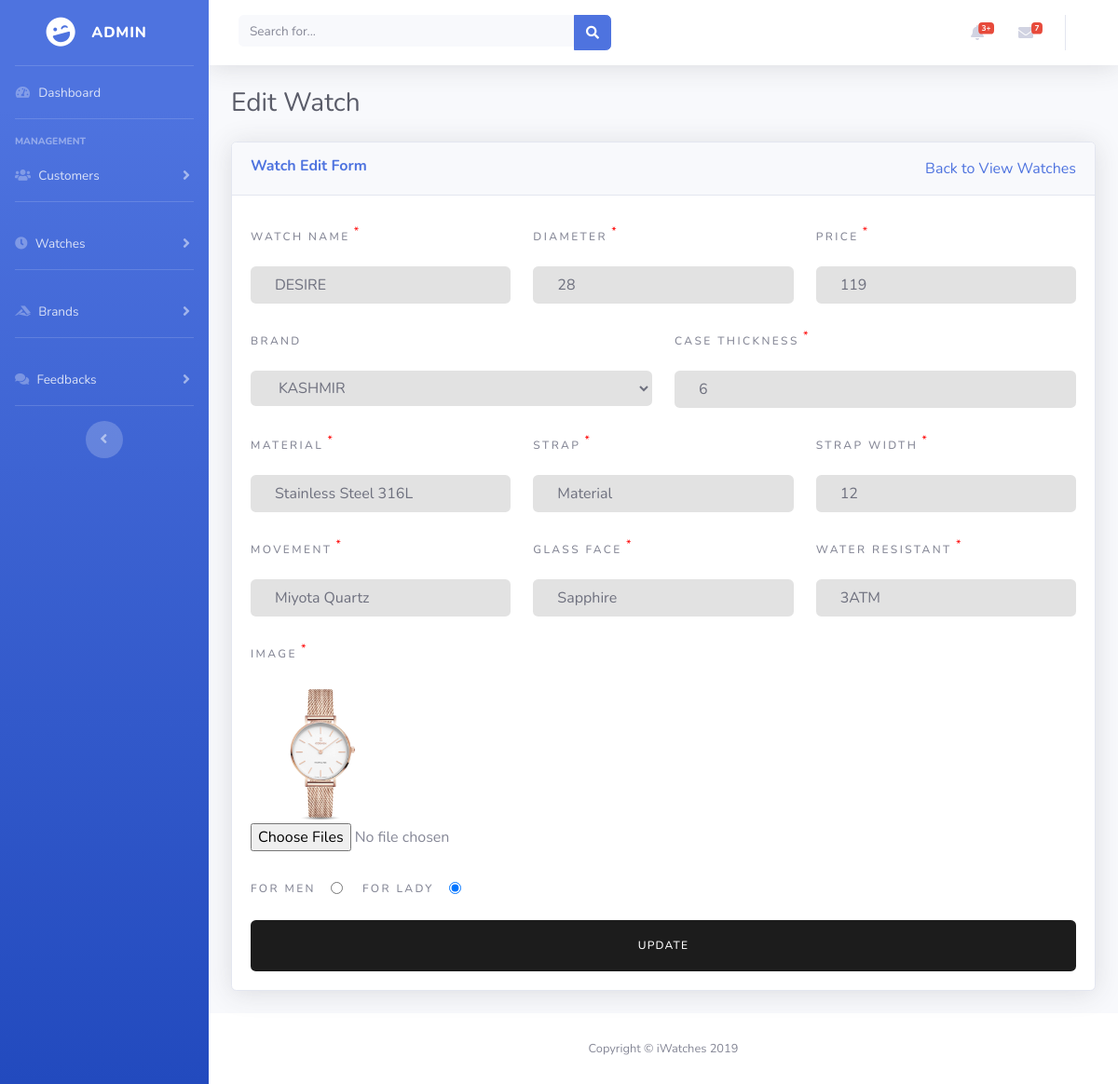
The app's page /Admin/edit_watch.php?id=64 with its own data.
### tables this page shows
CREATE TABLE `watch` (
  `ID` int(11) NOT NULL,
  `WatchName` varchar(50) NOT NULL,
  `Price` int(11) NOT NULL,
  `IdBrand` int(11) NOT NULL,
  `Image` text NOT NULL,
  `Specification` text NOT NULL,
  `Type` int(11) NOT NULL,
  `CreateAt` date NOT NULL
);

### Admin/Controller/WatchController.php (called while the page is built, shortened)
<?php
class WatchController {
	public function getViewEdit($id){
		$brands = $this->getBrand();
		$watches = $this->getWatchById($id);
		require_once('View/edit_watch.php');
	}
	public function getBrand(){
		include_once('Model/Model.php');
		$Model = new Model();
		$brands = $Model->selectAll('brand');
		return $brands;
	}
	public function getWatchById($id){
		include_once('Model/Model.php');
		$Model = new Model();
		$condition = array(
			'ID'	=> $id
		);
		$watches = $Model->selectByCondition('watch', $condition);
		return $watches;
	}
}
?>

### Admin/edit_watch.php (called while the page is built, shortened)
<?php
require_once('Controller/WatchController.php');
$WatchController = new WatchController();
$id = $_GET['id'];
$WatchController->getViewEdit($id);
?>

### Admin/Model/Model.php (called while the page is built, shortened)
<?php
class Model {
	public function selectAll($table){
		$db 	= new Database();
		$conn 	= $db->dbConnect();
		$sql 		= "SELECT * FROM $table";
		$statement 	= $conn->prepare($sql);
		$statement->execute();
		$arr = array();
		$results = $statement->get_result();
		while($row = $results->fetch_assoc()) {
		 	$arr[] = $row;
		}
		return $arr;
	}
	public function selectByCondition($table, $condition) {
		$db 	= new Database();
		$conn 	= $db->dbConnect();
		$data = array_keys($condition);
		foreach ($data as $field) {
			$fields[] = "$field = ?";
		}
		$requirement	= implode(' AND ', $fields);
		$sql 			= "SELECT * FROM $table WHERE $requirement";
		$type 			= str_repeat('s', count($condition));
		$values 		= array_values($condition);
		$statement 		= $conn->prepare($sql);
		$statement->bind_param("$type", ...$values);
		$statement->execute();
		$arr = array();
		$results = $statement->get_result();
		if ($results->num_rows > 0) {
			while($row = $results->fetch_assoc()) {
			 	$arr[] = $row;
			}
		}
		return $arr;
	}
}
?>

### Admin/View/edit_watch.php (the view, shortened to what this page needs)
<?php
foreach ($watches as $watch) {
	$ID 		= $watch['ID'];
 	$WatchName  = $watch['WatchName'];
	$Price   	= $watch['Price'];
	$spec   	= $watch['Specification'];
	$Type		= $watch['Type'];
	$Image 		= $watch['Image'];
}
$spec = json_decode($spec, true);
$male 	= '';
$female = '';
if ($Type == '0') {
	$male = 'checked';
} elseif ($Type == '1') {
	$female = 'checked';
}
$Images = json_decode($Image, true);
include('header.php');
?>
	<div class="container-fluid">
  		<h1 class="h3 mb-4 text-gray-800">Edit Watch</h1>
		<div class="card shadow mb-4">
        	<div class="card-header py-3">
              	<h6 class="float-left m-0 font-weight-bold text-primary">Watch Edit Form</h6>
              	<a href="watch.php" class="float-right">Back to View Watches</a>
            </div>
            <div class="card-body edit-customer">
              	<form action="edit_watch.php?id=<?=$ID?>" method="post" enctype="multipart/form-data" id="form-edit">
					<div class="row">
						<div class="form-group col-sm-4">
						    <label>Watch Name</label> <sup>*</sup>
						    <input type="text" class="form-control" value="<?=$WatchName?>"  name="Name">
					  	</div>
					  	<div class="form-group col-sm-4">
						    <label>Diameter</label> <sup>*</sup>
						    <input type="text" class="form-control" value="<?=$spec['Diameter']?>" name="Diameter">
					  	</div>
					  	<div class="form-group col-sm-4">
						    <label>Price</label> <sup>*</sup>
						    <input type="text" class="form-control" value="<?=$Price?>"  name="Price">
					  	</div>
					  	<div class="form-group col-sm-6">
					      	<label>Brand</label>
					      	<select name="Brand" class="form-control">
					      		<?php
						      	foreach ($brands as $brand) {
						      		$select = '';
						      	?>
					        	<option <?=$select?> value="<?=$brand['ID']?>"><?=$brand['BrandName']?></option>
					        	<?php
						      	}
						      	?>
					      	</select>
					    </div>
					    <div class="form-group col-sm-6">
						    <label>Case Thickness</label> <sup>*</sup>
						    <input type="text" class="form-control" value="<?=$spec['Thickness']?>" name="Thickness">
					  	</div>
					  	<div class="form-group col-sm-4">
						    <label>Material</label> <sup>*</sup>
						    <input type="text" class="form-control" value="<?=$spec['Material']?>"  name="Material">
					  	</div>
					  	<div class="form-group col-sm-4">
						    <label>Strap</label> <sup>*</sup>
						    <input type="text" class="form-control" value="<?=$spec['Strap']?>"  name="Strap">
					  	</div>
					  	<div class="form-group col-sm-4">
						    <label>Strap width</label> <sup>*</sup>
						    <input type="text" class="form-control" value="<?=$spec['StrapWidth']?>" name="StrapWidth">
					  	</div>
					  	<div class="form-group col-sm-4">
						    <label>Movement</label> <sup>*</sup>
						    <input type="text" class="form-control" value="<?=$spec['Movement']?>"  name="Movement">
					  	</div>
					  	<div class="form-group col-sm-4">
						    <label>Glass Face</label> <sup>*</sup>
						    <input type="text" class="form-control" value="<?=$spec['Glass']?>" name="Glass">
					  	</div>
					  	<div class="form-group col-sm-4">
						    <label>Water resistant</label> <sup>*</sup>
						    <input type="text" class="form-control" value="<?=$spec['WaterResistant']?>"  name="WaterResistant">
					  	</div>
					    <div class="form-group col-sm-6">
							<label>Image</label> <sup>*</sup><br>
							<img src="../<?=$Images['0']?>" width="150px" height="150px">
					    	<input type="file" multiple="true" name="image[]" accept="image/gif, image/jpeg, image/png">
					    </div>
					    <div class="col-sm-12">
					    	<div class="form-check form-check-inline">
						  		<label class="form-check-label pr-3">For Men</label>
							  	<input class="form-check-input" <?=$male?> type="radio" name="Type" value="0">
							</div>
							<div class="form-check form-check-inline">
								<label class="form-check-label pr-3">For Lady</label>
							  	<input class="form-check-input" <?=$female?> type="radio" name="Type" value="1">
							</div>
					    </div>
				  	</div>
					<button type="button" class="btn btn-primary btn-block" data-toggle="modal" data-target="#confirm-update">
                            Update
                  	</button>
				</form>
            </div>
      	</div>
	</div>
<?php
include('footer.php');
?>

### records on screen
watch: Name "DESIRE", Diameter "28", Price "119", Thickness "6", Material "Stainless Steel 316L", Strap "Material", StrapWidth "12", Movement "Miyota Quartz", Glass "Sapphire", WaterResistant "3ATM"

### other values on screen
form field Brand "KASHMIR"
